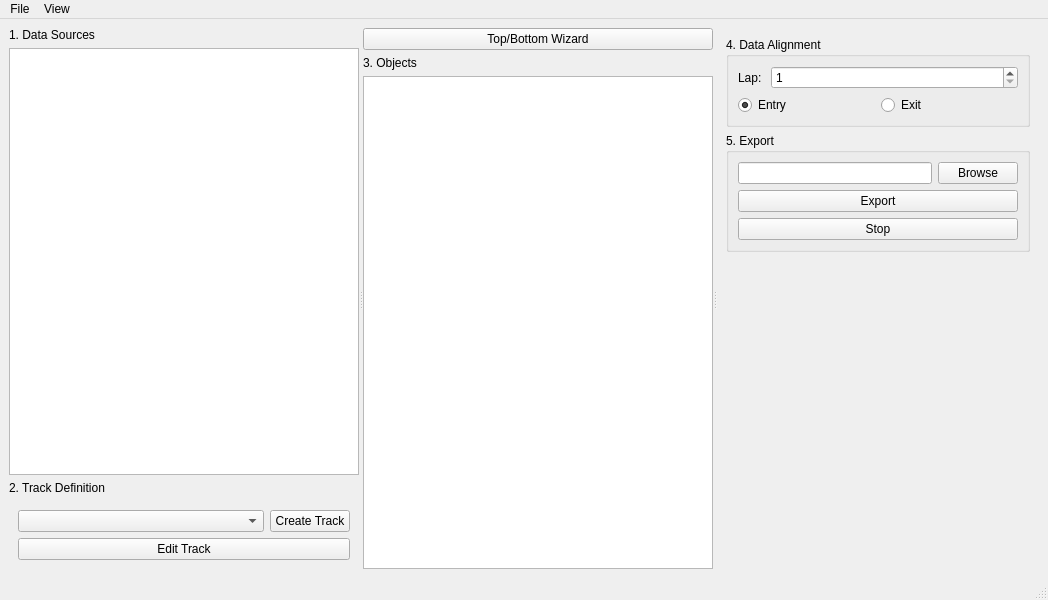
<?xml version="1.0" encoding="UTF-8"?>
<ui version="4.0">
 <class>ProjectWindow</class>
 <widget class="QMainWindow" name="ProjectWindow">
  <property name="geometry">
   <rect>
    <x>0</x>
    <y>0</y>
    <width>1048</width>
    <height>600</height>
   </rect>
  </property>
  <property name="windowTitle">
   <string>MainWindow</string>
  </property>
  <widget class="QWidget" name="centralwidget">
   <layout class="QGridLayout" name="gridLayout">
    <item row="0" column="0">
     <widget class="QSplitter" name="splitter">
      <property name="orientation">
       <enum>Qt::Horizontal</enum>
      </property>
      <widget class="QWidget" name="verticalLayoutWidget">
       <layout class="QVBoxLayout" name="verticalLayout">
        <item>
         <widget class="QLabel" name="label">
          <property name="text">
           <string>1. Data Sources</string>
          </property>
         </widget>
        </item>
        <item>
         <widget class="QTableView" name="tableDataSources"/>
        </item>
        <item>
         <widget class="QLabel" name="label_3">
          <property name="text">
           <string>2. Track Definition</string>
          </property>
         </widget>
        </item>
        <item>
         <widget class="QWidget" name="widget" native="true">
          <layout class="QVBoxLayout" name="verticalLayout_4">
           <item>
            <layout class="QHBoxLayout" name="horizontalLayout" stretch="1,0">
             <item>
              <widget class="QComboBox" name="newTrackSourceCombo"/>
             </item>
             <item>
              <widget class="QPushButton" name="newTrackButton">
               <property name="text">
                <string>Create Track</string>
               </property>
              </widget>
             </item>
            </layout>
           </item>
           <item>
            <widget class="QPushButton" name="editTrackButton">
             <property name="text">
              <string>Edit Track</string>
             </property>
            </widget>
           </item>
          </layout>
         </widget>
        </item>
       </layout>
      </widget>
      <widget class="QWidget" name="verticalLayoutWidget_2">
       <layout class="QVBoxLayout" name="verticalLayout_2">
        <item>
         <widget class="QPushButton" name="topBottomWizard">
          <property name="text">
           <string>Top/Bottom Wizard</string>
          </property>
         </widget>
        </item>
        <item>
         <widget class="QLabel" name="label_2">
          <property name="text">
           <string>3. Objects</string>
          </property>
         </widget>
        </item>
        <item>
         <widget class="QTableView" name="renderEntitiesTable"/>
        </item>
       </layout>
      </widget>
      <widget class="QWidget" name="verticalLayoutWidget_3">
       <layout class="QVBoxLayout" name="verticalLayout_3">
        <item>
         <widget class="QWidget" name="widget_2" native="true">
          <layout class="QVBoxLayout" name="verticalLayout_5">
           <item>
            <widget class="QGroupBox" name="alignmentGroupBox">
             <property name="title">
              <string>4. Data Alignment</string>
             </property>
             <property name="flat">
              <bool>false</bool>
             </property>
             <property name="checkable">
              <bool>false</bool>
             </property>
             <layout class="QVBoxLayout" name="verticalLayout_7">
              <item>
               <layout class="QHBoxLayout" name="horizontalLayout_2" stretch="0,1">
                <item>
                 <widget class="QLabel" name="label_5">
                  <property name="text">
                   <string>Lap: </string>
                  </property>
                 </widget>
                </item>
                <item>
                 <widget class="QSpinBox" name="lapSpinBox">
                  <property name="minimum">
                   <number>1</number>
                  </property>
                 </widget>
                </item>
               </layout>
              </item>
              <item>
               <layout class="QHBoxLayout" name="horizontalLayout_3">
                <item>
                 <widget class="QRadioButton" name="entryRadio">
                  <property name="text">
                   <string>Entry</string>
                  </property>
                  <property name="checked">
                   <bool>true</bool>
                  </property>
                 </widget>
                </item>
                <item>
                 <widget class="QRadioButton" name="exitRadio">
                  <property name="text">
                   <string>Exit</string>
                  </property>
                 </widget>
                </item>
               </layout>
              </item>
             </layout>
            </widget>
           </item>
           <item>
            <widget class="QGroupBox" name="exportGroupBox">
             <property name="enabled">
              <bool>true</bool>
             </property>
             <property name="title">
              <string>5. Export</string>
             </property>
             <property name="alignment">
              <set>Qt::AlignLeading|Qt::AlignLeft|Qt::AlignTop</set>
             </property>
             <layout class="QVBoxLayout" name="verticalLayout_8">
              <item>
               <layout class="QHBoxLayout" name="horizontalLayout_4" stretch="1,0">
                <item>
                 <widget class="QLineEdit" name="exportFileLineEdit"/>
                </item>
                <item>
                 <widget class="QPushButton" name="browseExportButton">
                  <property name="text">
                   <string>Browse</string>
                  </property>
                 </widget>
                </item>
               </layout>
              </item>
              <item>
               <widget class="QPushButton" name="exportButton">
                <property name="text">
                 <string>Export</string>
                </property>
               </widget>
              </item>
              <item>
               <widget class="QPushButton" name="stopButton">
                <property name="text">
                 <string>Stop</string>
                </property>
               </widget>
              </item>
             </layout>
            </widget>
           </item>
           <item>
            <spacer name="verticalSpacer">
             <property name="orientation">
              <enum>Qt::Vertical</enum>
             </property>
             <property name="sizeHint" stdset="0">
              <size>
               <width>20</width>
               <height>40</height>
              </size>
             </property>
            </spacer>
           </item>
          </layout>
         </widget>
        </item>
       </layout>
      </widget>
     </widget>
    </item>
   </layout>
  </widget>
  <widget class="QMenuBar" name="menubar">
   <property name="geometry">
    <rect>
     <x>0</x>
     <y>0</y>
     <width>1048</width>
     <height>23</height>
    </rect>
   </property>
   <widget class="QMenu" name="menuFile">
    <property name="title">
     <string>File</string>
    </property>
    <widget class="QMenu" name="menuLoad_Recent_Project">
     <property name="title">
      <string>Load Recent Project</string>
     </property>
     <addaction name="actionProject1"/>
     <addaction name="actionProject2"/>
    </widget>
    <addaction name="actionSave_Project"/>
    <addaction name="actionSave_Project_as"/>
    <addaction name="separator"/>
    <addaction name="actionLoad_Project"/>
    <addaction name="menuLoad_Recent_Project"/>
    <addaction name="separator"/>
    <addaction name="actionImport_Sources"/>
   </widget>
   <widget class="QMenu" name="menuView">
    <property name="title">
     <string>View</string>
    </property>
    <widget class="QMenu" name="menuPreview_Resolution">
     <property name="title">
      <string>Preview Resolution</string>
     </property>
     <addaction name="action960_x_540"/>
     <addaction name="action1280_x_720"/>
     <addaction name="action1920_x_1080"/>
    </widget>
    <addaction name="actionShow_Render_Preview"/>
    <addaction name="menuPreview_Resolution"/>
   </widget>
   <addaction name="menuFile"/>
   <addaction name="menuView"/>
  </widget>
  <widget class="QStatusBar" name="statusbar"/>
  <action name="actionSave_Project">
   <property name="text">
    <string>Save Project</string>
   </property>
  </action>
  <action name="actionSave_Project_as">
   <property name="text">
    <string>Save Project as ...</string>
   </property>
  </action>
  <action name="actionLoad_Project">
   <property name="text">
    <string>Load Project ...</string>
   </property>
  </action>
  <action name="actionShow_Track_Editor">
   <property name="text">
    <string>Show Track Editor</string>
   </property>
  </action>
  <action name="actionShow_Render_Preview">
   <property name="text">
    <string>Show Render Preview</string>
   </property>
  </action>
  <action name="actionImport_Sources">
   <property name="text">
    <string>Import Sources ...</string>
   </property>
  </action>
  <action name="actionProject1">
   <property name="text">
    <string>Project1</string>
   </property>
  </action>
  <action name="actionProject2">
   <property name="text">
    <string>Project2</string>
   </property>
  </action>
  <action name="action1280_x_720">
   <property name="checkable">
    <bool>true</bool>
   </property>
   <property name="checked">
    <bool>false</bool>
   </property>
   <property name="text">
    <string>1280 x 720</string>
   </property>
  </action>
  <action name="action1920_x_1080">
   <property name="checkable">
    <bool>true</bool>
   </property>
   <property name="text">
    <string>1920 x 1080</string>
   </property>
  </action>
  <action name="action960_x_540">
   <property name="checkable">
    <bool>true</bool>
   </property>
   <property name="checked">
    <bool>true</bool>
   </property>
   <property name="text">
    <string>960 x 540</string>
   </property>
  </action>
 </widget>
 <resources/>
 <connections/>
</ui>
